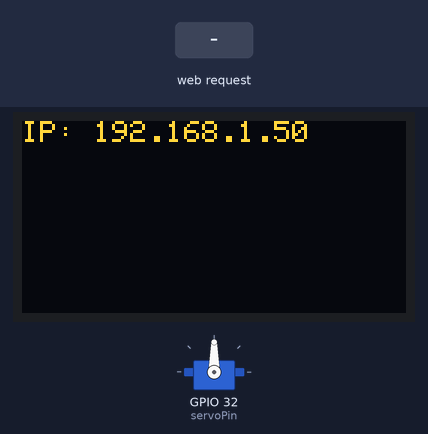
This sketch was run on a simulated ESP32. On the bench: 128×64 one-colour display, servo. Inputs (shaded band) come from the test bench. The OLED is the two-colour kind (top 16 rows yellow); WiFi joins after 1.5 s; servers stay silent unless stated; what the sketch prints to the serial monitor is not drawn.

Above: at 2.7 s.
2.8 s: HTTP request GET /control?angle=1 received
At 4.0 s:
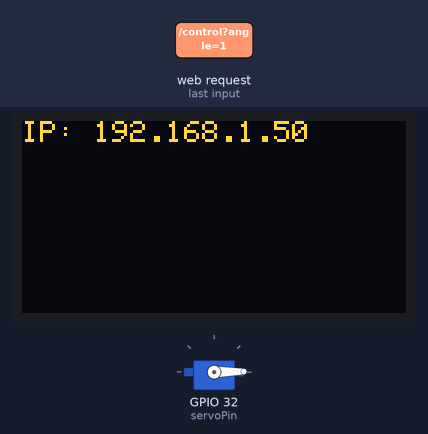
4.3 s: HTTP request GET /control?angle=120 received
At 5.2 s:
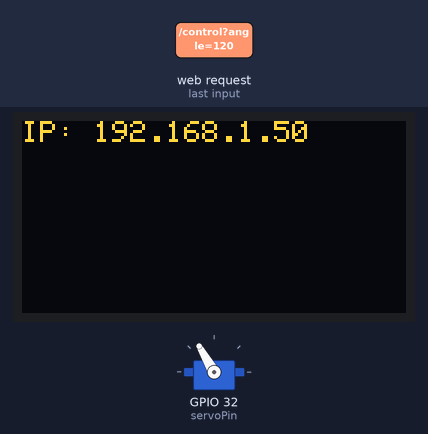
Timing chart, 0 to 7.3 s (numbered marks = the images above; inputs shaded):
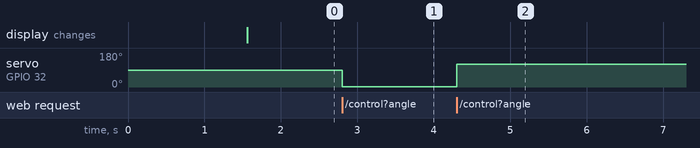

Measured:
- after the input at 2.8 s, servo on GPIO 32 (servoPin): 90° → 1° at once
- after the input at 4.3 s, servo on GPIO 32 (servoPin): 1° → 120° at once

The sketch:

19.ino
```cpp
#include <WiFi.h>        // 提供ESP32的WiFi连接功能
#include <WebServer.h>   // 提供ESP32的Web服务器功能
#include <ESP32Servo.h>  // 专门用于ESP32的舵机控制库
#include <Adafruit_GFX.h> // 专门用于OLED控制库
#include <Adafruit_SH110X.h> // 专门用于OLED控制库

// 设置WiFi名称和WiFi密码
const char* ssid = "YourWiFiSSID";         // 修改为你自己的WiFi名称
const char* password = "YourWiFiPassword"; // 修改为你自己的WiFi密码

WebServer server(80);
Servo myServo;

// 舵机控制引脚
const int servoPin = 32;

// OLED 配置
#define SCREEN_WIDTH 128
#define SCREEN_HEIGHT 64
#define OLED_RESET -1  // 共享 I2C 重置操作
#define I2C_ADDRESS 0x3C  // 默认0x3C地址

// 创建一个显示对象
Adafruit_SH1106G display(SCREEN_WIDTH, SCREEN_HEIGHT, &Wire, OLED_RESET);

void handleRoot() {
  // 发送 HTML 页面
  String html = R"rawliteral(
<!DOCTYPE html>
<html lang="zh-CN">
<head>
    <meta charset="UTF-8">
    <meta name="viewport" content="width=device-width, initial-scale=1.0">
    <title>ESP32 Servo Control</title>
    <style>
        body {
            font-family: Arial, sans-serif;
            text-align: center;
            margin: 0;
            padding: 20px;
            background-color: #f5f5f5;
        }
        .container {
            max-width: 400px;
            margin: 0 auto;
            background: white;
            padding: 20px;
            border-radius: 10px;
            box-shadow: 0 0 10px rgba(0,0,0,0.1);
        }
        h1 {
            color: #333;
        }
        .btn {
            display: inline-block;
            padding: 15px 30px;
            margin: 10px;
            font-size: 18px;
            border: none;
            border-radius: 5px;
            cursor: pointer;
            transition: background-color 0.3s;
        }
        .open-btn {
            background-color: #4CAF50;
            color: white;
        }
        .close-btn {
            background-color: #f44336;
            color: white;
        }
        .btn:hover {
            opacity: 0.9;
        }
        .status {
            margin-top: 20px;
            padding: 10px;
            border-radius: 5px;
            font-weight: bold;
        }
        .open {
            background-color: #d4edda;
            color: #155724;
        }
        .closed {
            background-color: #f8d7da;
            color: #721c24;
        }
    </style>
</head>
<body>
    <div class="container">
        <h1>校门控制</h1>
        <button class="btn open-btn" onclick="controlServo(180)">打开校门</button>
        <button class="btn close-btn" onclick="controlServo(90)">关闭校门</button>
        <div id="status" class="status">状态: 不知道</div>
    </div>

    <script>
        function controlServo(angle) {
            // Update status display
            const statusElem = document.getElementById('status');
            statusElem.textContent = angle === 180 ? '状态: 校门开...' : '状态: 校门关...';
            statusElem.className = 'status';

            // Send a request to ESP32
            fetch(`/control?angle=${angle}`)
                .then(response => response.text())
                .then(data => {
                    statusElem.textContent = `状态: ${angle === 180 ? '校门开' : '校门关'}`;
                    statusElem.className = `status ${angle === 180 ? 'open' : 'closed'}`;
                })
                .catch(error => {
                    console.error('Error:', error);
                    statusElem.textContent = 'Operation failed. Please try again';
                    statusElem.className = 'status';
                });
        }
    </script>
</body>
</html>
)rawliteral";

  server.send(200, "text/html", html);
}

void handleControl() {
  if (server.hasArg("angle")) {
    int angle = server.arg("angle").toInt();

    // 控制舵机使其旋转至指定角度
    myServo.write(angle);

    // 接收回复
    String message = angle == 180 ? "Door opened" : "Door closed"; // 原始字符串字面量
    server.send(200, "text/plain", message); // 发送HTML响应

    Serial.print("Servo rotates to: ");
    Serial.print(angle);
    Serial.println("°");
  } else {
    server.send(400, "text/plain", "参数错误");
  }
}

void setup() {
  Serial.begin(9600);
  Wire.begin(); // 初始化I2C总线

  // 初始化 OLED
  if(!display.begin(I2C_ADDRESS, true)) {  // 真正的分辨率是 128x64
    Serial.println("SH1106初始化失败");
    while(1);  // 陷入困境且无法继续前进
  }

  // 清空屏幕并设置文本属性
  display.clearDisplay();
  display.setTextSize(1);      // 文本尺寸
  display.setTextColor(SH110X_WHITE);  // 单色显示
  display.setCursor(0, 0);   // 设定起始位置

  // 允许 ESP32 使用舵机
  ESP32PWM::allocateTimer(0);
  ESP32PWM::allocateTimer(1);
  ESP32PWM::allocateTimer(2);
  ESP32PWM::allocateTimer(3);

  // 连接WiFi
  WiFi.begin(ssid, password);
  Serial.print("正在连接WiFi...");
  while (WiFi.status() != WL_CONNECTED) {
    delay(500);
    Serial.print(".");
  }
  Serial.println("");
  Serial.println("已连接Wi-Fi.");
  Serial.print("IP: ");
  Serial.println(WiFi.localIP());
  display.print("IP: ");
  display.println(WiFi.localIP());
  display.display();

  // 设置舵机
  myServo.setPeriodHertz(50);    // 标准 50 赫兹舵机系统
  myServo.attach(servoPin, 500, 2400); // 连接到舵机引脚，并设置最小和最大脉冲宽度

  // 将舵机的位置初始化至校门关闭状态(90°)
  myServo.write(90);

  // 设置路由器
  server.on("/", handleRoot);
  server.on("/control", handleControl);

  // 启动服务器
  server.begin();
  Serial.println("HTTP服务器已启动");
}

void loop() {
  server.handleClient();
}
```
